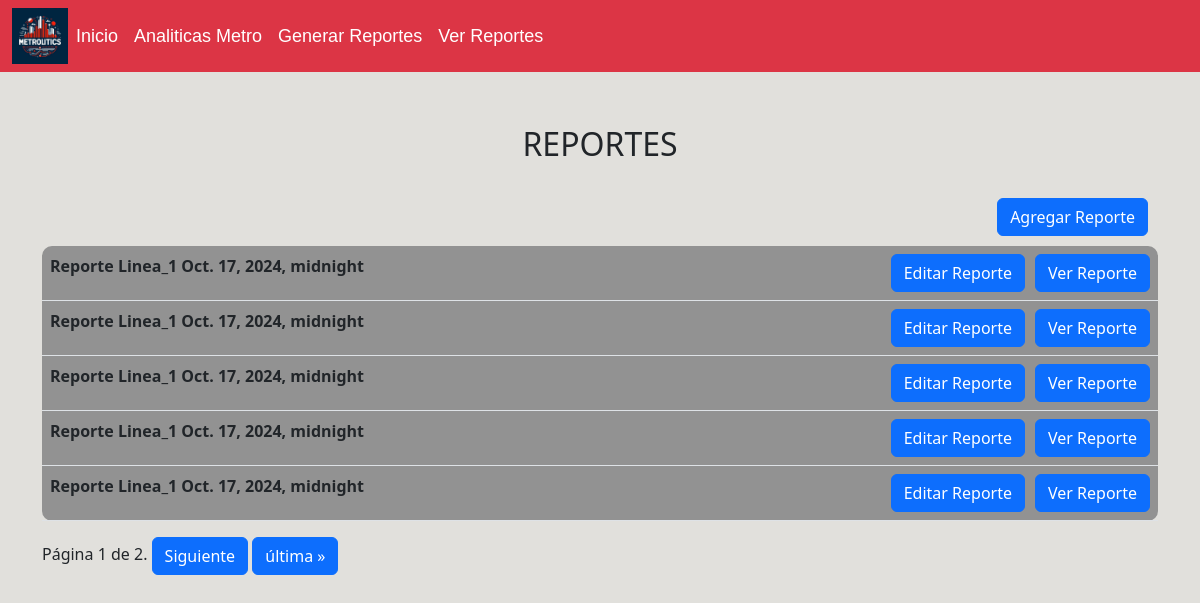
Before: /ver_reportes with the older database file.
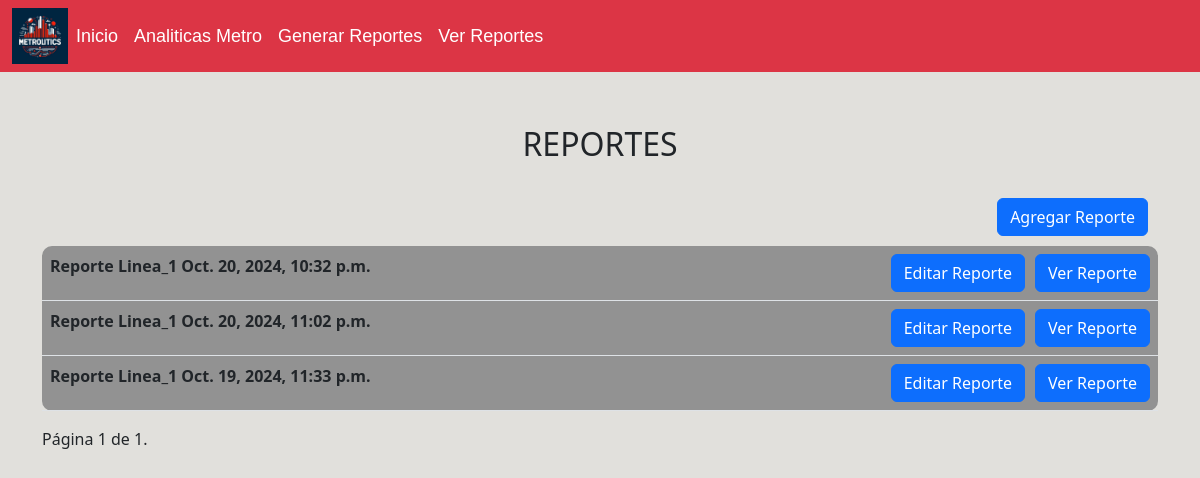
After: the same page with the newer database file.
### Metro/models.py (models this page shows, shortened)
class Reporte(models.Model):
    id_reporte = models.AutoField(primary_key=True)
    f_id_metro = models.ForeignKey(Mantenedor_metro,on_delete=models.CASCADE,db_column='id_metro')
    f_id_bus = models.ForeignKey(Mantenedor_bus,on_delete=models.CASCADE,db_column='id_bus',null=True)
    fecha = models.DateTimeField()

class Mantenedor_metro(models.Model):
    id_metro = models.AutoField(primary_key=True)
    linea_metro = models.CharField(max_length=50)
    fecha = models.DateTimeField()
    aglomeracion = models.IntegerField()

### Metro/views.py (the view)
# urls.py: path('ver_reportes',views.ver_reportes, name='ver_reportes'),
def ver_reportes(request):
    reportes_list = Reporte.objects.all()
    paginator = Paginator(reportes_list, 5)  # Mostramos 10 reportes por página
    page_number = request.GET.get('page')
    reportes = paginator.get_page(page_number)
    context = {'reportes': reportes}
    return render(request, 'Metro/ver_reportes.html', context)

### Metro/templates/Metro/ver_reportes.html (shortened to what this page needs)
{% extends "Metro/base.html" %}
{% block content %}
<span class="Titulo-Form">REPORTES</span>
<div class="container">
    <a href="{% url 'reportes' %}"><button type="button" class="btn btn-primary" style="float:right; margin:10px;" >Agregar Reporte</button></button></a>
    <table class="table table-hover">
        <tbody>
          {% for reporte in reportes %}
          <tr>
            <th scope="row">Reporte {{reporte.f_id_metro.linea_metro}} {{reporte.f_id_metro.fecha}} </th>
            <td>
              <a href="{% url 'mostrar_reporte' reporte.id_reporte %}">
                <button type="button" class="btn btn-primary" style="float:right;">Ver Reporte</button>
              </a>
              <a href="{% url 'editar_reportes' reporte.id_reporte %}">
                <button type="button" class="btn btn-primary" style="float:right; margin-right: 10px;">Editar Reporte</button>
              </a>
            </td>
          </tr>
          {% empty %}
          <tr>
            <td colspan="2">No hay reportes disponibles.</td>
          </tr>
          {% endfor %}
        </tbody>
    </table>
    <div class="pagination">
        <span class="step-links">
            <span class="current">
                Página {{ reportes.number }} de {{ reportes.paginator.num_pages }}.
            </span>
            {% if reportes.has_next %}
                <a href="?page={{ reportes.next_page_number }}"><button type="button" class="btn btn-primary">Siguiente</button></a>
                <a href="?page={{ reportes.paginator.num_pages }}"><button type="button" class="btn btn-primary">última &raquo;</button></a>
            {% endif %}
        </span>
    </div>
</div>
{% endblock %}

Changed rows visible on the page:
removed Reporte: f_id_metro.linea_metro "Linea_1", f_id_metro.fecha "Oct. 17, 2024, midnight"
removed Reporte: f_id_metro.linea_metro "Linea_1", f_id_metro.fecha "Oct. 17, 2024, midnight"
removed Reporte: f_id_metro.linea_metro "Linea_1", f_id_metro.fecha "Oct. 17, 2024, midnight"
added Reporte: f_id_metro.linea_metro "Linea_1", f_id_metro.fecha "Oct. 20, 2024, 10:32 p.m."
changed Reporte: f_id_metro.fecha "Oct. 17, 2024, midnight" → "Oct. 20, 2024, 11:02 p.m."
changed Reporte: f_id_metro.fecha "Oct. 17, 2024, midnight" → "Oct. 19, 2024, 11:33 p.m."
Other visible differences:
{{ reportes.paginator.num_pages }}: "2" → "1"
text no longer shown: "Siguiente última »"
